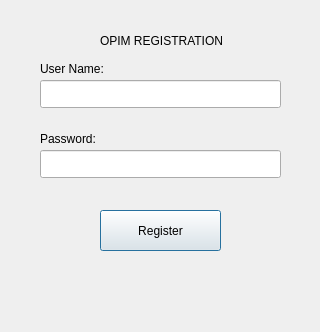
<ui version="4.0" >
 <class>Dialog</class>
 <widget class="QDialog" name="Dialog" >
  <property name="geometry" >
   <rect>
    <x>0</x>
    <y>0</y>
    <width>320</width>
    <height>332</height>
   </rect>
  </property>
  <property name="windowTitle" >
   <string>Dialog</string>
  </property>
  <widget class="QLineEdit" name="txtUserName" >
   <property name="geometry" >
    <rect>
     <x>40</x>
     <y>80</y>
     <width>241</width>
     <height>28</height>
    </rect>
   </property>
  </widget>
  <widget class="QLabel" name="label" >
   <property name="geometry" >
    <rect>
     <x>40</x>
     <y>60</y>
     <width>71</width>
     <height>18</height>
    </rect>
   </property>
   <property name="text" >
    <string>User Name:</string>
   </property>
   <property name="buddy" >
    <cstring>txtUserName</cstring>
   </property>
  </widget>
  <widget class="QLineEdit" name="txtPassword" >
   <property name="enabled" >
    <bool>true</bool>
   </property>
   <property name="geometry" >
    <rect>
     <x>40</x>
     <y>150</y>
     <width>241</width>
     <height>28</height>
    </rect>
   </property>
   <property name="echoMode" >
    <enum>QLineEdit::Password</enum>
   </property>
   <property name="Password" stdset="0" >
    <bool>true</bool>
   </property>
  </widget>
  <widget class="QLabel" name="label_2" >
   <property name="geometry" >
    <rect>
     <x>40</x>
     <y>130</y>
     <width>71</width>
     <height>18</height>
    </rect>
   </property>
   <property name="text" >
    <string>Password:</string>
   </property>
   <property name="buddy" >
    <cstring>txtPassword</cstring>
   </property>
  </widget>
  <widget class="QLabel" name="label_3" >
   <property name="geometry" >
    <rect>
     <x>100</x>
     <y>30</y>
     <width>131</width>
     <height>21</height>
    </rect>
   </property>
   <property name="text" >
    <string>OPIM REGISTRATION</string>
   </property>
  </widget>
  <widget class="QPushButton" name="btnRegister" >
   <property name="geometry" >
    <rect>
     <x>100</x>
     <y>210</y>
     <width>121</width>
     <height>41</height>
    </rect>
   </property>
   <property name="text" >
    <string>Register</string>
   </property>
  </widget>
 </widget>
 <resources/>
 <connections/>
</ui>
